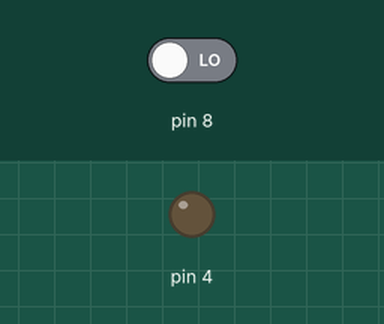
Recording of a sketch running on a simulated Arduino Uno, built with avr-gcc and run on an emulated ATmega328P. Shown: output pins drawn as LEDs (lit = HIGH). The test bench sets the inputs (shaded band); at power-on: pin 8 LOW.

Above: at 1.2 s.
1.3 s: pin 8 driven HIGH
At 2.3 s:
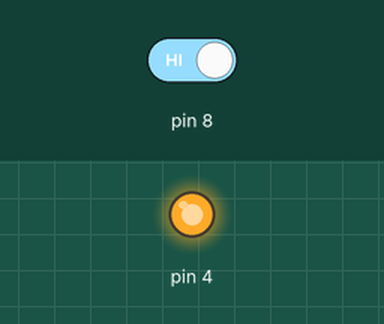
Timing chart, 0 to 4.3 s (numbered marks = the images above; inputs shaded):
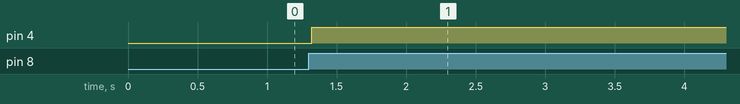

Measured:
- after the input at 1.3 s, pin 4: LOW → HIGH at once

The sketch:

LED.ino
```cpp
int estado;
int estadoanterior;
int salida=0;

void setup() {
  // put your setup code here, to run once:
pinMode(8,INPUT);
pinMode(4,OUTPUT);

}

void loop() {
 estado=digitalRead(8);
 if((estado==HIGH)&&(estadoanterior==LOW))
  {
  salida=1-salida;
   delay(20);
  }
   estadoanterior=estado;
   if(salida==1){
    digitalWrite(4,HIGH);
     }
     else
     digitalWrite(4,LOW);


}
```
